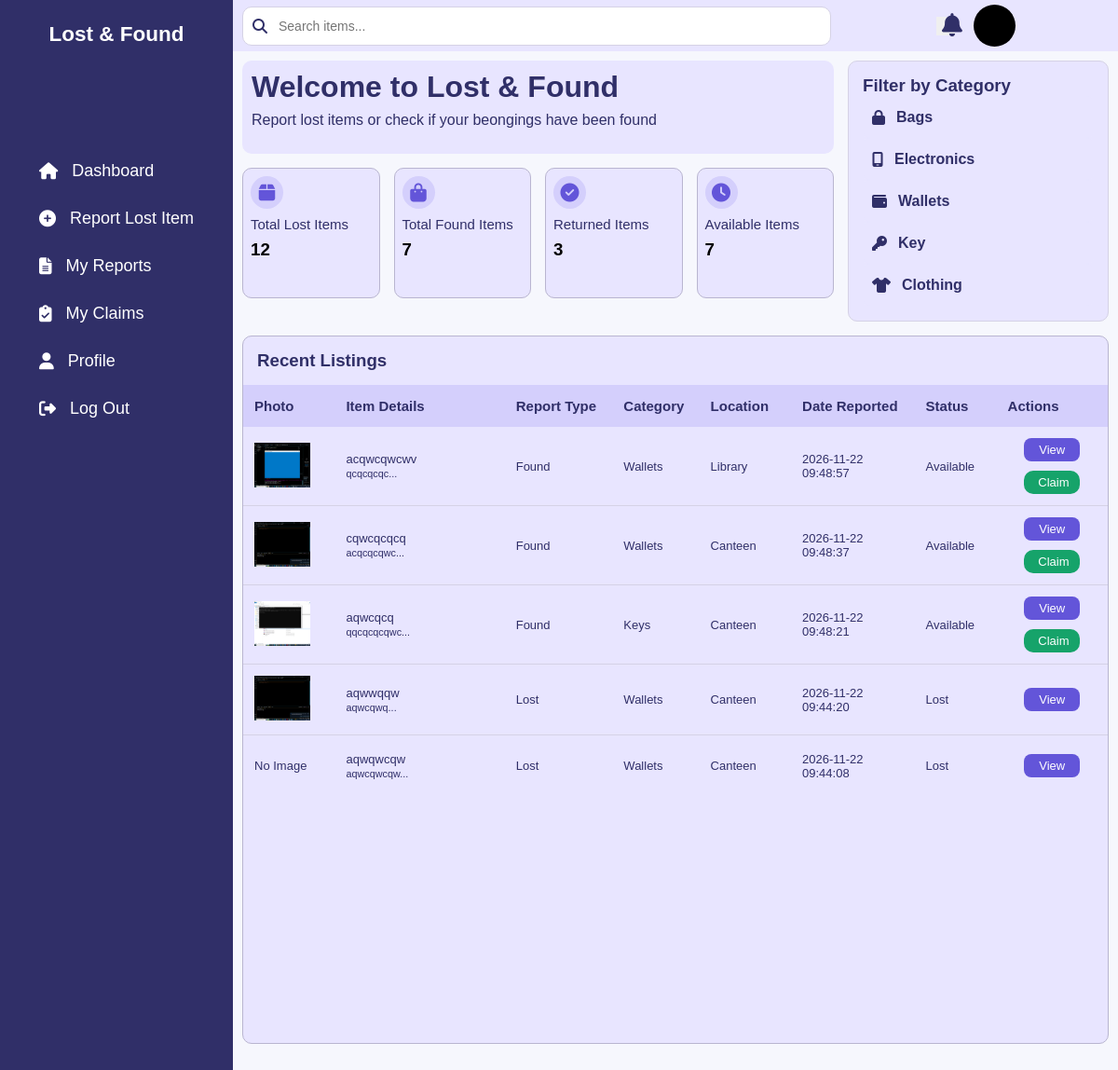
Page /student/Dashboard.php (signed in) on the committed database.
### tables this page shows
CREATE TABLE `item` (
  `ItemID` int(11) NOT NULL,
  `UserID` int(11) NOT NULL,
  `CategoryID` int(11) NOT NULL,
  `LocationID` int(11) NOT NULL,
  `ItemName` varchar(100) NOT NULL,
  `Description` text NOT NULL,
  `ReportType` enum('Lost','Found') NOT NULL,
  `DateLost` datetime DEFAULT NULL,
  `DateFound` datetime DEFAULT NULL,
  `Photo` varchar(255) DEFAULT NULL,
  `Status` enum('Lost','Available','Claimed','Returned') NOT NULL,
  `DateReturned` date DEFAULT NULL
);

CREATE TABLE `category` (
  `CategoryID` int(11) NOT NULL,
  `CategoryName` varchar(50) NOT NULL
);

CREATE TABLE `location` (
  `LocationID` int(11) NOT NULL,
  `LocationName` varchar(50) NOT NULL
);

### app/Models/item.php (called while the page is built, shortened)
<?php
    class Item{
        private $conn;
        public function __construct(){
            $database=new Database();
            $this->conn=$database->connection();
        }
        public function getAll(){
            $sql="SELECT item.*,
            item.Status AS ItemStatus,
                   category.CategoryName,
                   location.LocationName
            FROM item
            INNER JOIN category
            ON item.CategoryID = category.CategoryID
            INNER JOIN location
            ON item.LocationID = location.LocationID
            ORDER BY ItemID DESC";
            $stmt=$this->conn->prepare($sql);
            $stmt->execute();
            $item=$stmt->fetchAll(PDO::FETCH_ASSOC);
            return $item;
        }
        public function countlost(){
            $sql= "SELECT COUNT(*) AS total FROM item
            WHERE ReportType = 'Lost'";
            $stmt=$this->conn->prepare($sql);
            $stmt->execute();
            return $stmt->fetch(PDO::FETCH_ASSOC);
        }
        public function countfound(){
            $sql= "SELECT COUNT(*) AS total FROM item
            WHERE ReportType = 'Found'";
            $stmt=$this->conn->prepare($sql);
            $stmt->execute();
            return $stmt->fetch(PDO::FETCH_ASSOC);
        }
        public function countreturn($userID = null){
            $sql= "SELECT COUNT(*) AS total FROM item
            WHERE Status = 'Returned'";
            if ($userID !== null) {
                $sql .= " AND UserID = ?";
                $stmt = $this->conn->prepare($sql);
                $stmt->execute([$userID]);
            } else {
                $stmt = $this->conn->prepare($sql);
                $stmt->execute();
            }
            return $stmt->fetch(PDO::FETCH_ASSOC);
        }
        public function countavailable(){
            $sql= "SELECT COUNT(*) AS total FROM item
            WHERE Status = 'Available'";
            $stmt=$this->conn->prepare($sql);
            $stmt->execute();
            return $stmt->fetch(PDO::FETCH_ASSOC);
        }
    }

### app/Database.php (called while the page is built, shortened)
<?php
    class Database{
        private $host="localhost";
        private $username="root";
        private $password="";
        private $dbname="lost_and_found";
        public function connection(){
            return new PDO("mysql:host=$this->host;dbname=$this->dbname",$this->username,$this->password,[
                PDO::ATTR_ERRMODE=>PDO::ERRMODE_EXCEPTION
            ]);
        }
    }
?>

### student/Dashboard.php (the view, shortened to what this page needs)
<?php
$itemModel=new Item();
$categoryID = $_GET["category"] ?? "";
   $search = trim($_GET["search"] ?? "");
try {
    if ($search !== "") {
        $item = $itemModel->searchPublic($search);
    } elseif ($categoryID !== "") {
        $item = $itemModel->getAllCategory($categoryID);
    } else {
        $item = $itemModel->getAll();
    }
    $totalLost = $itemModel->countlost();
    $totalFound = $itemModel->countfound();
    $totalReturn = $itemModel->countreturn();
    $totalAvailable = $itemModel->countavailable();
} catch (PDOException $e) {
    echo $e->getMessage();
    $item = [];
    $totalLost = ["total" => 0];
    $totalFound = ["total" => 0];
    $totalReturn = ["total" => 0];
    $totalAvailable = ["total" => 0];
}
?>
<!DOCTYPE html>
<html lang="en">
<head>
    <link rel="stylesheet" href="../css/style.css">
    <link rel="stylesheet" href="../css/student-dashboard.css">
</head>
<body>
   <div class="layout">
        <?php include 'C:/xampp/htdocs/LostAndFound/include/student-navbar.php'; ?>
        <main class="dashboard-content">
            <div class="topbar">
                <form method="GET">
            <div class="search">
                <i class="fa-solid fa-magnifying-glass"></i>
                <input type="search" placeholder="Search items..." name="search"
                value="<?php echo htmlspecialchars($_GET['search'] ?? ''); ?>">
</div>
</form>
        <div class="topbar-action">
            <button type="button" class="notification">
                    <i class="fa-solid fa-bell"></i>
                    </button>
                <button type="button" class="circle-profile">
</button>
</div>
</div>
        <div class="dashboard-grid">
            <div class="dashboard-top">
            <div class = "box-container">
        <div class = "box">
            <h1> Welcome to Lost & Found</h1>
            <p>Report lost items or check if your beongings have been found</p>
        </div>
    </div>
        <div class="container-layout">
            <div class="container">
                <i class="fa-solid fa-box"></i>
                <p>Total Lost Items</p>
                <h3><?php echo $totalLost["total"];?></h3>
            </div>
            <div class="container">
                <i class="fa-solid fa-bag-shopping"></i>
                <p>Total Found Items</p>
                <h3><?php echo $totalFound["total"];?></h3>
            </div>
            <div class="container">
                <i class="fa-solid fa-check-circle"></i>
                <p>Returned Items</p>
                <h3><?php echo $totalReturn["total"];?></h3>
            </div>
            <div class="container">
                <i class="fa-solid fa-clock"></i>
                <p>Available Items</p>
                <h3><?php echo $totalAvailable["total"];?></h3>
            </div>
        </div>
</div>
        <div class="category">
                        <h3>Filter by Category</h3>
                            <a href="dashboard.php?category=1" class="category-btn">
                                <i class="fa-solid fa-lock"></i>
                                Bags
                            </a>
                            <a href="dashboard.php?category=2" class="category-btn">
                                <i class="fa-solid fa-mobile-screen" class="category-btn"></i>
                                Electronics
                            </a>
                            <a href="dashboard.php?category=3" class="category-btn">
                                <i class="fa-solid fa-wallet"></i>
                                Wallets
                            </a>
                                <a href="dashboard.php?category=4" class="category-btn">
                                <i class="fa-solid fa-key"></i>
                                Key
                            </a>
                            <a href="dashboard.php?category=5" class="category-btn">
                                <i class="fa-solid fa-shirt"></i>
                                Clothing
                            </a>
                </div>
        <div class="recent-listing">
            <div class="recent-header">
            <h3>Recent Listings</h3>
</div>
            <div class="table-container">
    <table>
                <tr>
                    <th>Photo</th>
                    <th>Item Details</th>
                    <th>Report Type</th>
                    <th>Category</th>
                    <th>Location</th>
                    <th>Date Reported</th>
                    <th>Status</th>
                    <th>Actions</th>
                </tr>
                <?php
                if(empty($item)){
                ?>
                <tr>
                    <td colspan="8">
                <div class="empty-state">
                <i class="fa-regular fa-folder-open"></i>
                <h3>No Items Yet</h3>
                <p>There are no lost or found items to display.</p>
</div>
</td>
</tr>
                <?php }else{
                        foreach($item as $i){
                ?>
                <tr>
                    <td data-label="Photo"><?php if(!empty($i["Photo"])){?>
                <img src="../pictures/<?= htmlspecialchars($i["Photo"]) ?>"
                         alt="Item Photo" width="60">
                <?php } else { ?>
                    No Image
                <?php } ?></td>
                    <td data-label="Item Details">
                        <div class="item-details">
                        <?php echo $i["ItemName"]?>
                    <br>
                    <small>
                    <?php echo (substr($i["Description"], 0, 40)) ?>...
                    </small>
</div>
                </td>
                <td data-label="Report Type">
                <?php if ($i["ReportType"] === "Found") { ?>
                <p>Found</p>
                    <?php } else { ?>
                     <p>Lost</p>
                     <?php } ?>
</td>
                    <td data-label="Category"><?php echo $i["CategoryName"]?></td>
                    <td data-label="Location"><?php echo htmlspecialchars($i["LocationName"]); ?></td>
                    <td data-label="Report Date"><?php if ($i["ReportType"] === "Found"){
                        echo $i["DateFound"];
                    }else{
                        echo $i["DateLost"];
                    }?>
                </td>
                    <td data-label="Status">
    <?php echo htmlspecialchars($i["ItemStatus"]); ?>
</td>
                    <td data-label="Actions">
                        <div class="action-buttons">
                        <a href="viewbyId.php?id=<?php echo $i["ItemID"]?>" class="view-btn">View</a>
                        <?php if($i["ReportType"]==="Found"){?>
                        <a href="submit-claim.php?id=<?php echo $i["ItemID"]?>" class="claim" >Claim</a></td>
                        <?php }?>
</div>
                    </td>
                </tr>
                 <?php }}?>
</body>
</html>

### include/student-navbar.php (shortened to what this page needs)
<!DOCTYPE html>
<html lang="en">
<head>
    <link rel="stylesheet" href="../css/style.css">
    <link
    rel="stylesheet"
    href="https://cdnjs.cloudflare.com/ajax/libs/font-awesome/6.5.2/css/all.min.css"
>
</head>
<body>
     <header class="sidebar" id="sidebar">
        <nav>
                <div class="logo2">
                <h1>Lost & Found</h1>
                </div>
                     <ul>
                <li><a href="../student/dashboard.php">
                    <i class="fa-solid fa-house"></i>
                    <span>Dashboard</span>
                </a></li>
                <li><a href="../student/report-item.php">
                    <i class="fa-solid fa-circle-plus"></i>
                    <span>Report Lost Item</span>
                </a></li>
                <li><a href="../student/my-reports.php">
                    <i class="fa-solid fa-file-lines"></i>
                    <span>My Reports</span>
                </a></li>
                <li><a href="../student/my-claim.php">
                    <i class="fa-solid fa-clipboard-check"></i>
                    <span>My Claims</span>
                </a></li>
                <li><a href="../student/profile.php">
                    <i class="fa-solid fa-user"></i>
                    <span>Profile</span>
                </a></li>
                <li><a href="../auth/login.php">
                    <i class="fa-solid fa-right-from-bracket"></i>
                    <span>Log Out</span>
                </a></li>
            </ul>
        </nav>
    </header>
</body>
</html>

### css/style.css (style rules this page uses)
html, body { margin: 0; min-height: 100%; }
body { min-height: 100vh; }
.layout { display: flex; min-height: 100vh; align-items: stretch; }
.sidebar { width: 250px; align-self: stretch; background-color: #302F68; }
.sidebar nav { width: 100%; min-height: 100vh; height: 100vh; background-color: #302F68; display: flex; flex-direction: column; align-items: center; box-sizing: border-box; }
nav ul { margin: 0; list-style: none; padding: 20px 10px; }
nav ul li a { display: flex; text-decoration: none; align-items: center; gap: 15px; color: white; font-size: 16px; padding: 15px; font-size: 18px; font-weight: 500; border-radius: 8px; transition: background-color 0.2s ease; }
.logo2 { margin: 5px; font-size: 15px; margin-bottom: 70px; font-weight: bold; font-family: Arial, sans-serif; color: white; }
.logo2 h1 { color: white; }

### rows in the picture
item: Photo (picture), ItemName "acqwcqwcwv", Description "qcqcqcqc", ReportType "Found", CategoryID.CategoryName "Wallets", LocationID.LocationName "Library", DateFound "2026-11-22 09:48:57", Status "Available"
item: Photo (picture), ItemName "cqwcqcqcq", Description "acqcqcqwc", ReportType "Found", CategoryID.CategoryName "Wallets", LocationID.LocationName "Canteen", DateFound "2026-11-22 09:48:37", Status "Available"
item: Photo (picture), ItemName "aqwcqcq", Description "qqcqcqcqwc", ReportType "Found", CategoryID.CategoryName "Keys", LocationID.LocationName "Canteen", DateFound "2026-11-22 09:48:21", Status "Available"
item: Photo (picture), ItemName "aqwwqqw", Description "aqwcqwq", ReportType "Lost", CategoryID.CategoryName "Wallets", LocationID.LocationName "Canteen", DateLost "2026-11-22 09:44:20", Status "Lost"
item: shows "No Image", ItemName "aqwqwcqw", Description "aqwcqwcqw", ReportType "Lost", CategoryID.CategoryName "Wallets", LocationID.LocationName "Canteen", DateLost "2026-11-22 09:44:08", Status "Lost"

### other values in the picture
$totalLost["total"] "12"
$totalFound["total"] "7"
$totalReturn["total"] "3"
$totalAvailable["total"] "7"
